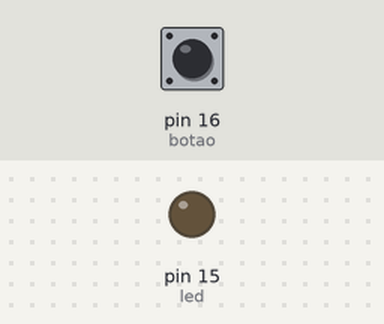
Recording of a program running on a simulated MicroPython board. On the bench: output pins drawn as LEDs (lit = HIGH). Inputs (shaded band) come from the test bench; at power-on: pin 16 (botao) HIGH.

Above: at 1.2 s.
1.3 s: pin 16 (botao) pulled LOW for 0.15 s
At 1.9 s:
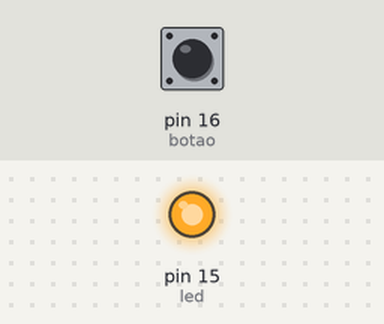
2.9 s: pin 16 (botao) pulled LOW for 1 s
At 3.8 s:
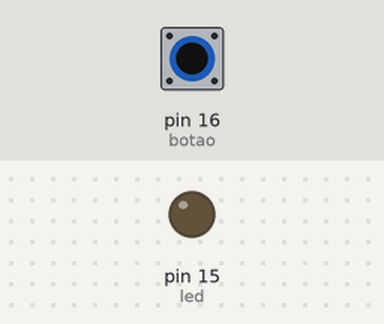
5.4 s: pin 16 (botao) pulled LOW for 3.2 s
At 6.2 s:
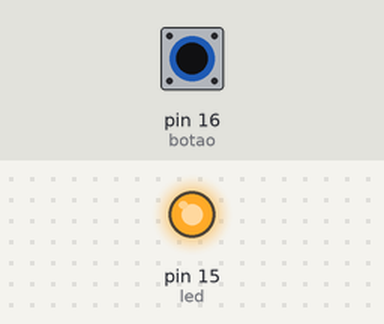
Timing chart, 0 to 8.4 s (numbered marks = the images above; inputs shaded):
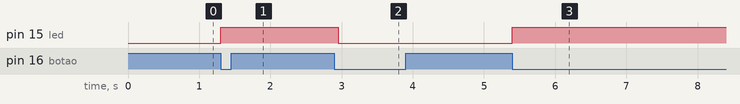

The program:

interruptor-liga-desliga.py
```python
import machine
import utime


pinoBotao = 16

pinoLed = 15

estadoLed = 0

estadoBotao = 0


led = machine.Pin(pinoLed, machine.Pin.OUT)

botao = machine.Pin(pinoBotao, machine.Pin.IN, machine.Pin.PULL_UP)

while True:

    if botao.value() == 0 :

        estadoLed = not estadoLed

        led.value(estadoLed)

        while botao.value() == 0:

            pass

    utime.sleep_ms(100)                                                    
```

Measured:
- after the input at 1.3 s, pin 15 (led): LOW → HIGH at once
- after the input at 2.9 s, pin 15 (led): HIGH → LOW after 0.05 s
- after the input at 5.4 s, pin 15 (led): LOW → HIGH at once
